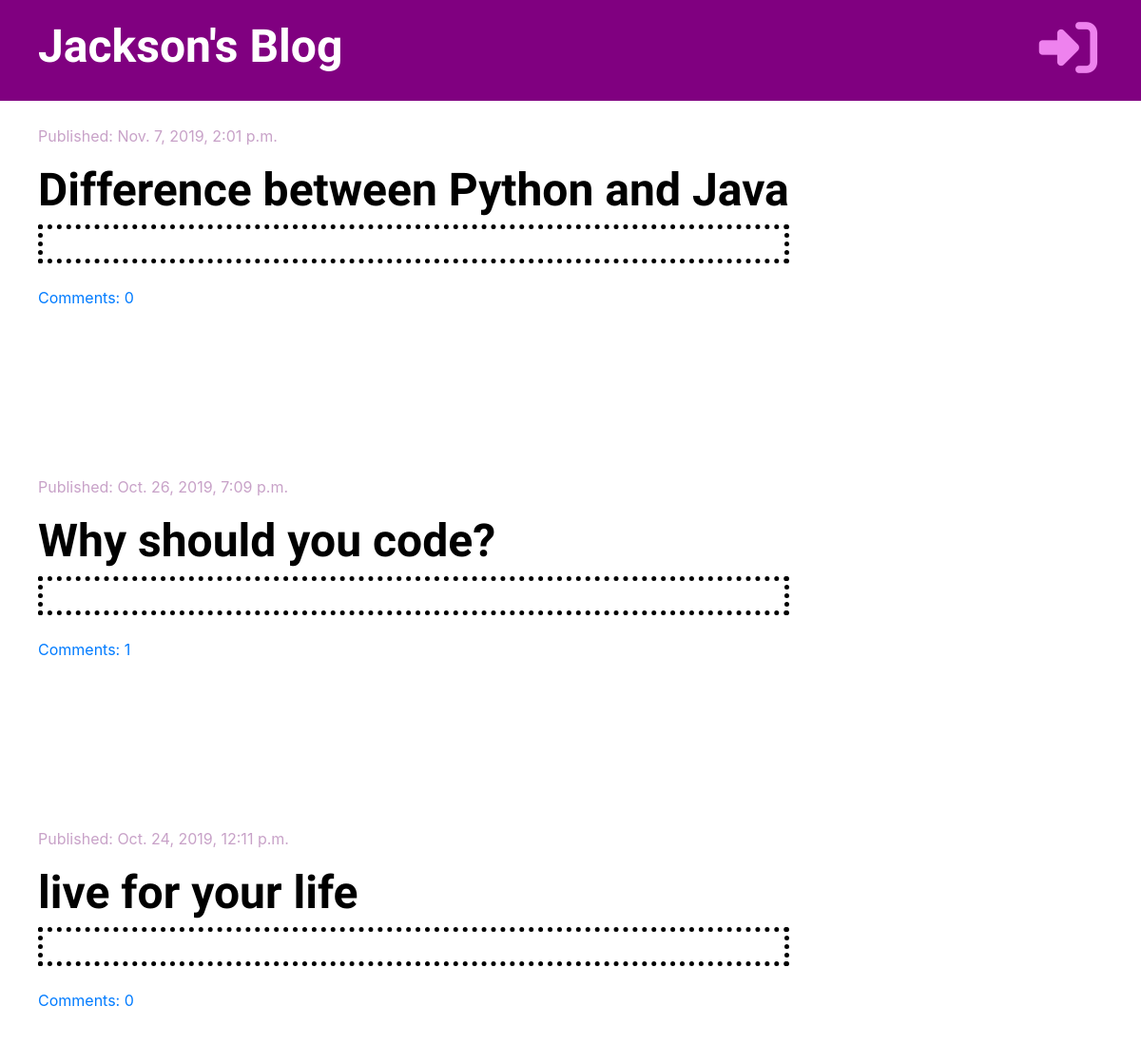
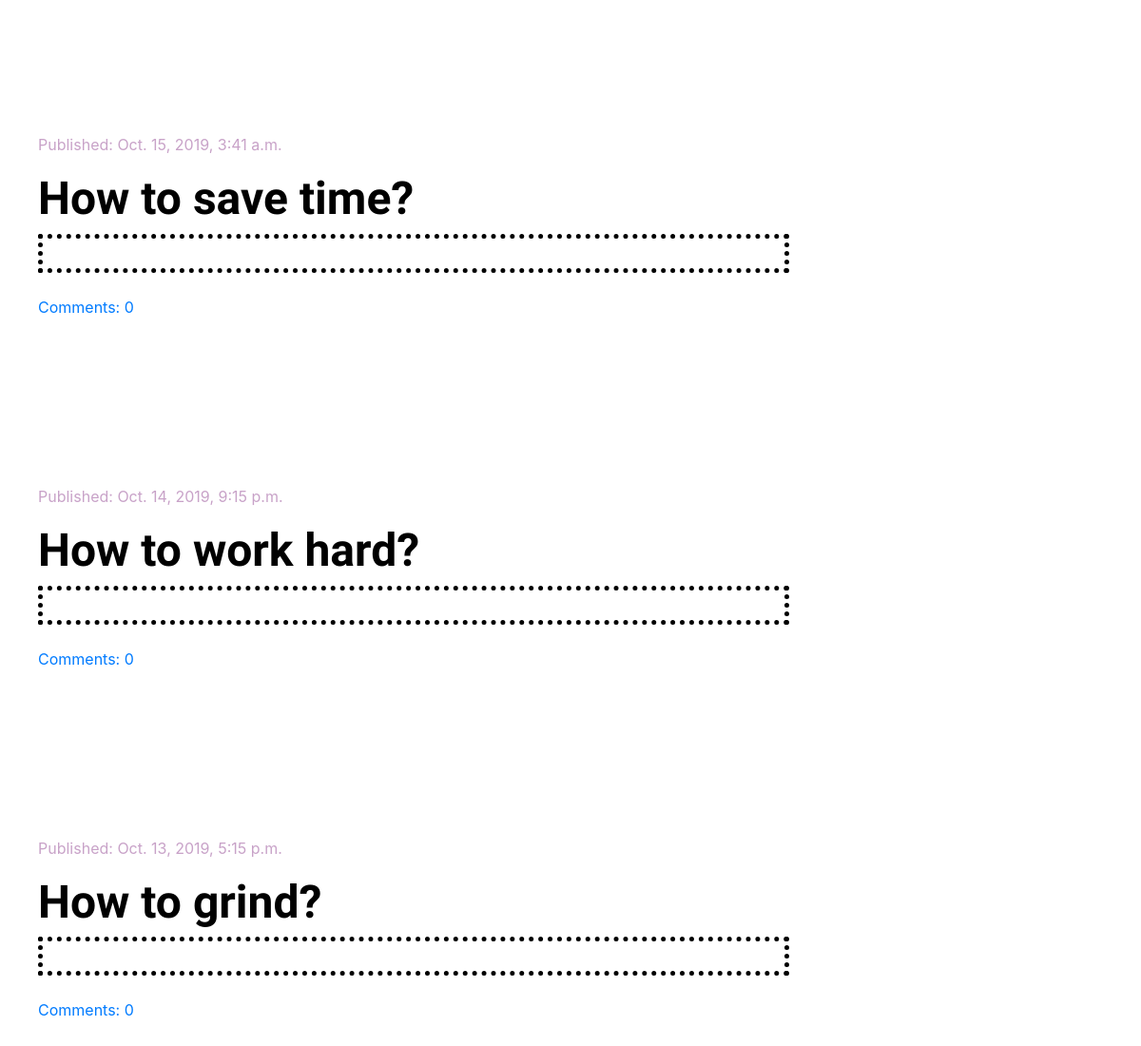
The app's page /, older data (2 pictures, top to bottom).
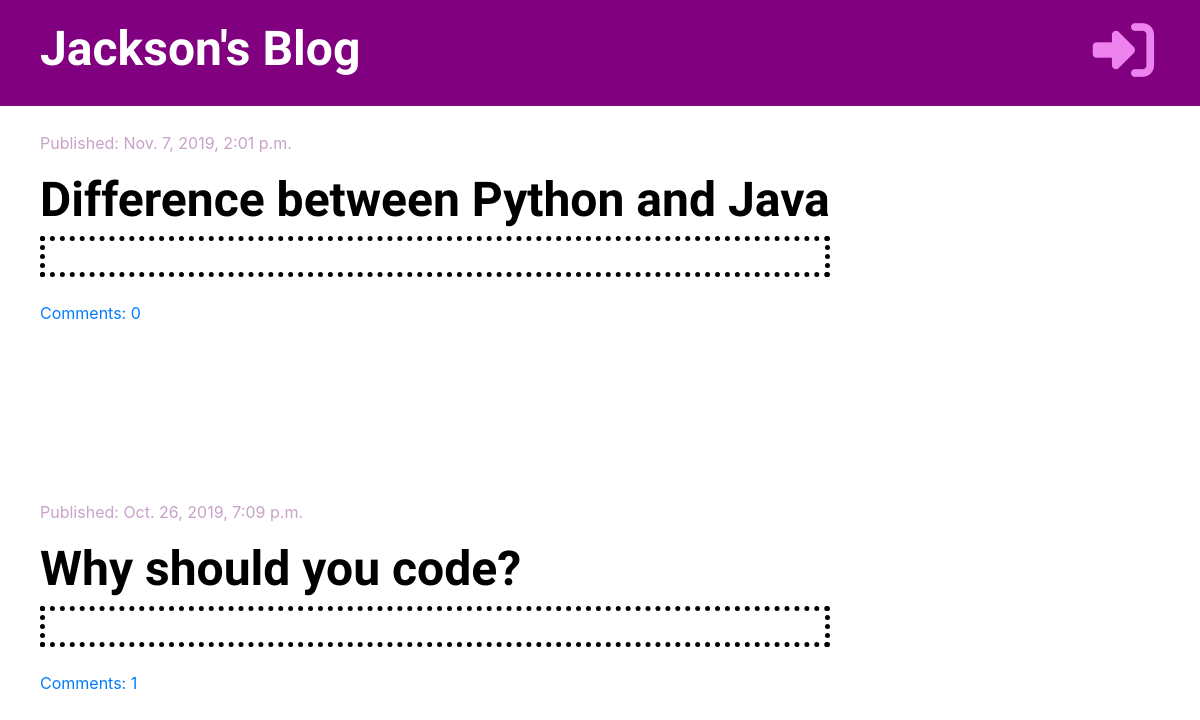
The same page, newer data.
### blog/models.py (models this page shows, shortened)
class Post(models.Model):
    author = models.ForeignKey('auth.User', on_delete=models.CASCADE)
    title = models.CharField(max_length=200)
    text = models.TextField()
    created_date = models.DateTimeField(default=timezone.now)
    published_date = models.DateTimeField(blank=True, null=True)
    def approved_comments(self):
        return self.comments.filter(approved=True)

### blog/views.py (the view)
# urls.py: path('', views.post_list, name='post_list'),
def post_list(request):
    posts = Post.objects.filter(published_date__lte=timezone.now()).order_by('-published_date')
    stuff_for_frontend = {'posts': posts}
    return render(request, 'blog/post_list.html', stuff_for_frontend)

### blog/templatetags/markdownify.py (called while the page is built)
@register.filter
def markdown(value):
    renderer = HighlightRenderer()
    markdown = mistune.Markdown(renderer=renderer)
    return markdown(value)

### blog/templates/blog/post_list.html (shortened to what this page needs)
{% extends 'blog/base.html' %}
{% load markdownify %}
{% block content %}
    {% for post in posts %}
        <div class="post">
            <div class="date">
                <p>Published: {{ post.published_date }}</p>
            </div>
            <h1><a href="{% url 'post_detail' pk=post.pk %}">{{ post.title }}</a></h1>
            <div style="border: 5px dotted black; padding-top: 15px; padding-left: 10px;">
            </div>
            <br>
            <a href="{% url 'post_detail' pk=post.pk %}">Comments: {{ post.approved_comments.count }}</a>
        </div>
    {% endfor %}
{% endblock %}

### blog/templates/blog/base.html (shortened to what this page needs)
{% load staticfiles %}
<!DOCTYPE html>
<html lang="en">
<head>
    <link rel="stylesheet" href="https://stackpath.bootstrapcdn.com/bootstrap/4.3.1/css/bootstrap.min.css">
    <link rel="stylesheet" href="{% static 'css/blog.css' %}">
    <link rel="stylesheet" href="{% static 'css/zenburn.css' %}">
</head>
<body>
<div class="page-header">
    {% if user.is_authenticated %}
        <a href="{% url 'post_draft_list' %}"><i class="fab fa-firstdraft" style="color: violet; float: right; font-size: 46pt; margin-right: 26px;"></i></a>
        <a href="{% url 'post_new' %}"><i class="fas fa-plus" style="color: violet; float: right; font-size: 46pt; margin-right: 26px; hover: #c8a2c8;"></i></a>
        <p style="color: violet; float: right; font-size: 46pt; margin-right: 26px;">Hello, {{ user.username }} <small>(<a
                href="{% url 'logout' %}">Log out</a>)</small></p>
    {% else %}
        <a href="{% url 'login' %}"><i class="fas fa-sign-in-alt fa-2x" style="color: violet; float: right; font-size: 46pt; margin-right: 26px;"></i></a>
    {% endif %}
    <h1><a href="{% url 'post_list' %}">Jackson's Blog</a></h1>
</div>
<div class="content container">
    <div class="row">
        <div class="col-8-md">
            {% block content %}
            {% endblock %}
        </div>
    </div>
</div>
</body>
</html>

### blog/static/css/blog.css (style rules this page uses)
.page-header { background-color: purple; margin-top: 0; padding: 20px 20px 20px 40px; }
.page-header h1 a { font-text: arial; text-decoration: none; color: white; font-size: 36pt; }
.content { margin-left: 40px; }
h1, h2, h3, h4 { font-family: 'Tangerine', 'Inconsolata', 'Droid Sans', serif; font-weight: bold; font-size: 48px; }
.date { padding-top: 25px; color: #c8a2c8; }
.post { margin-bottom: 150px; }
.post h1 a { color: black; }

Row changes from the older to the newer data that the page shows:
removed Post: published_date "Oct. 24, 2019, 12:11 p.m.", title "live for your life", approved_comments.count "0"
removed Post: published_date "Oct. 15, 2019, 3:41 a.m.", title "How to save time?", approved_comments.count "0"
removed Post: published_date "Oct. 14, 2019, 9:15 p.m.", title "How to work hard?", approved_comments.count "0"
removed Post: published_date "Oct. 13, 2019, 5:15 p.m.", title "How to grind?", approved_comments.count "0"
